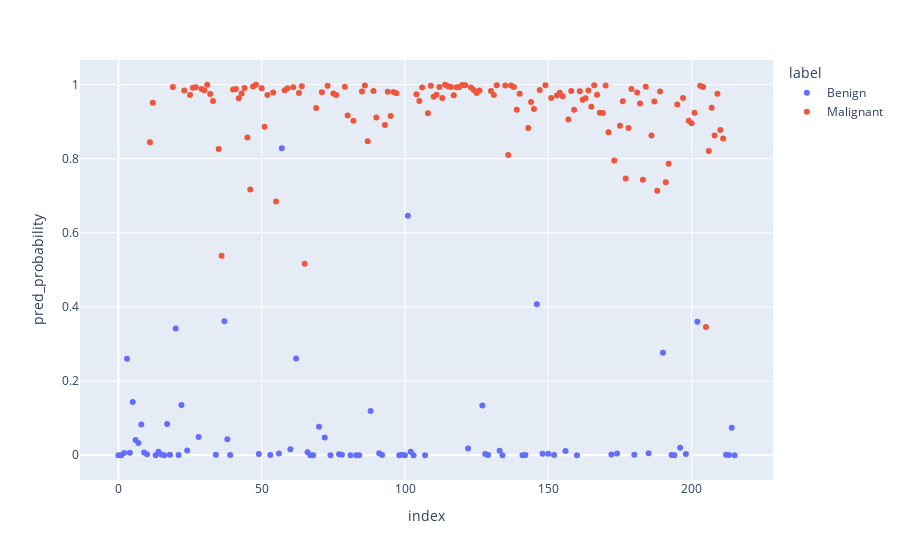

The notebook cell saved with this chart:
### Code cell
# Use plotly express (px) to visualize test results.
# px expects DataFrame input

pred_df = pd.DataFrame(
    {
        'pred_probability':pred_test.squeeze(),
        'label':label
    }
)
fig = px.scatter(data_frame=pred_df,y='pred_probability',color='label')
fig

### Figure 1 — Plotly figure (JSON) as saved in the notebook; plotly's stock layout.template omitted (floating-point values rounded to 4 significant figures; data arrays with more than 128 entries replaced by an {"elided": "..."} marker saying what was removed)
{"data": [{"hovertemplate": "label=Benign<br>index=%{x}<br>pred_probability=%{y}<extra></extra>", "legendgroup": "Benign", "marker": {"color": "#636efa", "symbol": "circle"}, "mode": "markers", "name": "Benign", "orientation": "v", "showlegend": true, "type": "scatter", "x": [0, 1, 2, 3, 4, 5, 6, 7, 8, 9, 10, 13, 14, 15, 16, 17, 18, 20, 21, 22, 24, 28, 34, 37, 38, 39, 49, 53, 56, 57, 60, 62, 66, 67, 68, 70, 72, 74, 77, 78, 81, 83, 84, 88, 91, 92, 98, 99, 100, 101, 102, 103, 107, 122, 127, 128, 129, 133, 134, 141, 142, 146, 148, 150, 152, 156, 160, 172, 174, 180, 185, 190, 193, 194, 196, 198, 202, 212, 213, 214, 215], "xaxis": "x", "y": [3.404e-05, 0.000284, 0.00609, 0.2605, 0.00645, 0.1437, 0.04132, 0.03338, 0.0827, 0.007476, 0.002545, 6.442e-05, 0.00925, 0.001752, 0.0001208, 0.08439, 0.001107, 0.342, 0.0008688, 0.1354, 0.01266, 0.04907, 0.001026, 0.3613, 0.04326, 0.0007236, 0.003161, 0.0006678, 0.005011, 0.8281, 0.01604, 0.2608, 0.007826, 7.209e-05, 4.923e-05, 0.07714, 0.04796, 1.024e-07, 0.002754, 0.001206, 1.055e-08, 0.0002378, 4.911e-05, 0.1194, 0.005606, 0.0005411, 0.00025, 0.001021, 7.296e-05, 0.6459, 0.009128, 6.03e-07, 1.759e-05, 0.01827, 0.1343, 0.003365, 0.0006697, 0.01195, 8.914e-08, 1.483e-05, 0.0009793, 0.4075, 0.003755, 0.004267, 0.0009049, 0.01163, 0.0003324, 0.001747, 0.004837, 0.001107, 0.005104, 0.2766, 0.0004367, 5.213e-06, 0.02026, 0.003693, 0.3602, 0.001328, 0.0005022, 0.074, 1.689e-06], "yaxis": "y"}, {"hovertemplate": "label=Malignant<br>index=%{x}<br>pred_probability=%{y}<extra></extra>", "legendgroup": "Malignant", "marker": {"color": "#EF553B", "symbol": "circle"}, "mode": "markers", "name": "Malignant", "orientation": "v", "showlegend": true, "type": "scatter", "x": {"elided": "135 int values"}, "xaxis": "x", "y": {"elided": "135 float values"}, "yaxis": "y"}], "layout": {"legend": {"title": {"text": "label"}, "tracegroupgap": 0}, "margin": {"t": 60}, "xaxis": {"anchor": "y", "domain": [0, 1], "title": {"text": "index"}}, "yaxis": {"anchor": "x", "domain": [0, 1], "title": {"text": "pred_probability"}}}}
